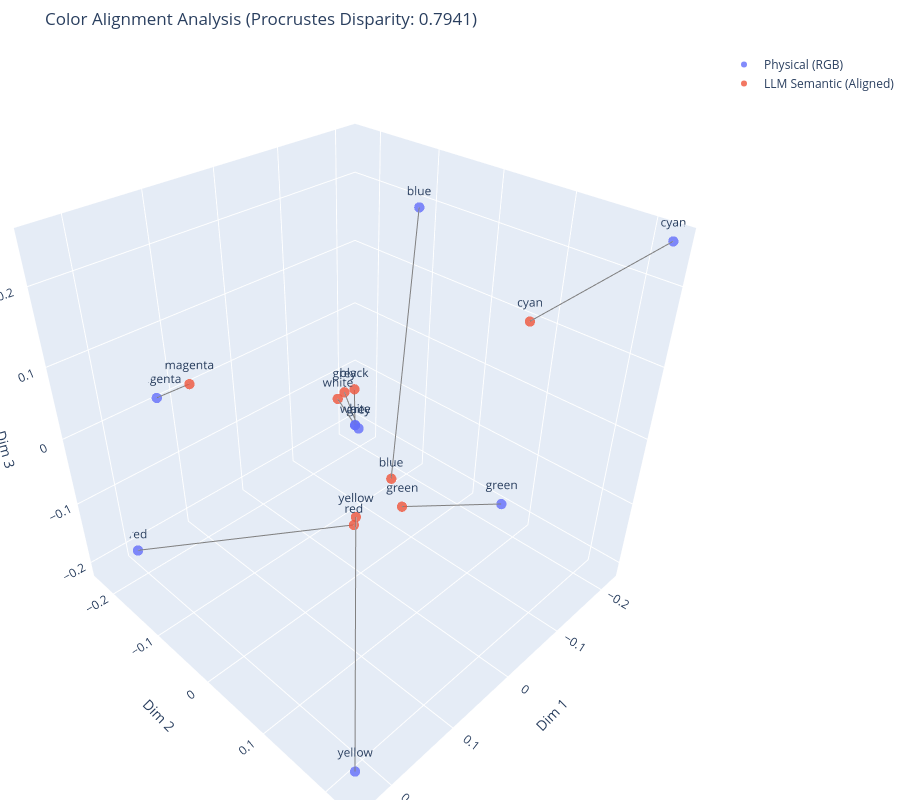

Source (notebook cell):
### Code cell
import numpy as np
import pandas as pd
import plotly.graph_objects as go
from scipy.spatial import procrustes
from sklearn.decomposition import PCA

def visualize_procrustes_plotly(base_names, mtx_rgb, mtx_llm, disparity):
    # 1. 整理數據
    plot_data = []
    for i, name in enumerate(base_names):
        # 物理 RGB 點
        plot_data.append({
            'name': name, 'type': 'Physical (RGB)',
            'x': mtx_rgb[i, 0], 'y': mtx_rgb[i, 1], 'z': mtx_rgb[i, 2]
        })
        # LLM 語義點
        plot_data.append({
            'name': name, 'type': 'LLM Semantic (Aligned)',
            'x': mtx_llm[i, 0], 'y': mtx_llm[i, 1], 'z': mtx_llm[i, 2]
        })
    
    df = pd.DataFrame(plot_data)
    
    fig = go.Figure()

    # 2. 繪製兩組點
    for t in df['type'].unique():
        curr_df = df[df['type'] == t]
        fig.add_trace(go.Scatter3d(
            x=curr_df['x'], y=curr_df['y'], z=curr_df['z'],
            mode='markers+text',
            text=curr_df['name'],
            marker=dict(size=6, opacity=0.8),
            name=t
        ))

    # 3. 繪製連接線 (誤差線段)
    for i in range(len(base_names)):
        fig.add_trace(go.Scatter3d(
            x=[mtx_rgb[i, 0], mtx_llm[i, 0]],
            y=[mtx_rgb[i, 1], mtx_llm[i, 1]],
            z=[mtx_rgb[i, 2], mtx_llm[i, 2]],
            mode='lines',
            line=dict(color='gray', width=2),
            showlegend=False,
            hoverinfo='none'
        ))

    # 4. 佈局設定
    fig.update_layout(
        title=f"Color Alignment Analysis (Procrustes Disparity: {disparity:.4f})",
        scene=dict(
            xaxis_title="Dim 1", yaxis_title="Dim 2", zaxis_title="Dim 3",
            aspectmode='cube'
        ),
        margin=dict(l=0, r=0, b=0, t=50),
        width=900, height=800
    )
    fig.show()

# 呼叫函數 (假設 mtx_rgb, mtx_llm, disparity 已由上一步計算完成)
visualize_procrustes_plotly(primary_and_base_colors, mtx_rgb, mtx_llm, disparity)

### Figure 1 — Plotly figure (JSON) as saved in the notebook; plotly's stock layout.template omitted (floating-point values rounded to 4 significant figures)
{"data": [{"marker": {"opacity": 0.8, "size": 6}, "mode": "markers+text", "name": "Physical (RGB)", "text": ["black", "white", "grey", "red", "green", "blue", "yellow", "cyan", "magenta"], "type": "scatter3d", "x": [-0.2216, 0.2395, 0.04239, 0.1925, -0.1836, -0.2162, 0.2395, -0.2216, 0.1292], "y": [-0.2324, 0.2286, 0.03697, -0.2324, 0.08578, -0.1113, 0.2286, 0.2286, -0.2324], "z": [-0.2097, 0.2513, 0.05243, -0.2097, -0.1627, 0.1935, -0.1736, 0.2513, 0.007232]}, {"marker": {"opacity": 0.8, "size": 6}, "mode": "markers+text", "name": "LLM Semantic (Aligned)", "text": ["black", "white", "grey", "red", "green", "blue", "yellow", "cyan", "magenta"], "type": "scatter3d", "x": [-0.08386, -0.05047, -0.04926, 0.04741, -0.009261, -0.03069, 0.04218, -0.05962, 0.1936], "y": [-0.0959, -0.09301, -0.0792, 0.03442, 0.05986, 0.02182, 0.03266, 0.174, -0.05461], "z": [-0.01491, -0.01304, 0.004034, -0.08774, -0.078, -0.06845, -0.07945, 0.1999, 0.1376]}, {"hoverinfo": "none", "line": {"color": "gray", "width": 2}, "mode": "lines", "showlegend": false, "type": "scatter3d", "x": [-0.2216, -0.08386], "y": [-0.2324, -0.0959], "z": [-0.2097, -0.01491]}, {"hoverinfo": "none", "line": {"color": "gray", "width": 2}, "mode": "lines", "showlegend": false, "type": "scatter3d", "x": [0.2395, -0.05047], "y": [0.2286, -0.09301], "z": [0.2513, -0.01304]}, {"hoverinfo": "none", "line": {"color": "gray", "width": 2}, "mode": "lines", "showlegend": false, "type": "scatter3d", "x": [0.04239, -0.04926], "y": [0.03697, -0.0792], "z": [0.05243, 0.004034]}, {"hoverinfo": "none", "line": {"color": "gray", "width": 2}, "mode": "lines", "showlegend": false, "type": "scatter3d", "x": [0.1925, 0.04741], "y": [-0.2324, 0.03442], "z": [-0.2097, -0.08774]}, {"hoverinfo": "none", "line": {"color": "gray", "width": 2}, "mode": "lines", "showlegend": false, "type": "scatter3d", "x": [-0.1836, -0.009261], "y": [0.08578, 0.05986], "z": [-0.1627, -0.078]}, {"hoverinfo": "none", "line": {"color": "gray", "width": 2}, "mode": "lines", "showlegend": false, "type": "scatter3d", "x": [-0.2162, -0.03069], "y": [-0.1113, 0.02182], "z": [0.1935, -0.06845]}, {"hoverinfo": "none", "line": {"color": "gray", "width": 2}, "mode": "lines", "showlegend": false, "type": "scatter3d", "x": [0.2395, 0.04218], "y": [0.2286, 0.03266], "z": [-0.1736, -0.07945]}, {"hoverinfo": "none", "line": {"color": "gray", "width": 2}, "mode": "lines", "showlegend": false, "type": "scatter3d", "x": [-0.2216, -0.05962], "y": [0.2286, 0.174], "z": [0.2513, 0.1999]}, {"hoverinfo": "none", "line": {"color": "gray", "width": 2}, "mode": "lines", "showlegend": false, "type": "scatter3d", "x": [0.1292, 0.1936], "y": [-0.2324, -0.05461], "z": [0.007232, 0.1376]}], "layout": {"height": 800, "margin": {"b": 0, "l": 0, "r": 0, "t": 50}, "scene": {"aspectmode": "cube", "xaxis": {"title": {"text": "Dim 1"}}, "yaxis": {"title": {"text": "Dim 2"}}, "zaxis": {"title": {"text": "Dim 3"}}}, "title": {"text": "Color Alignment Analysis (Procrustes Disparity: 0.7941)"}, "width": 900}}
